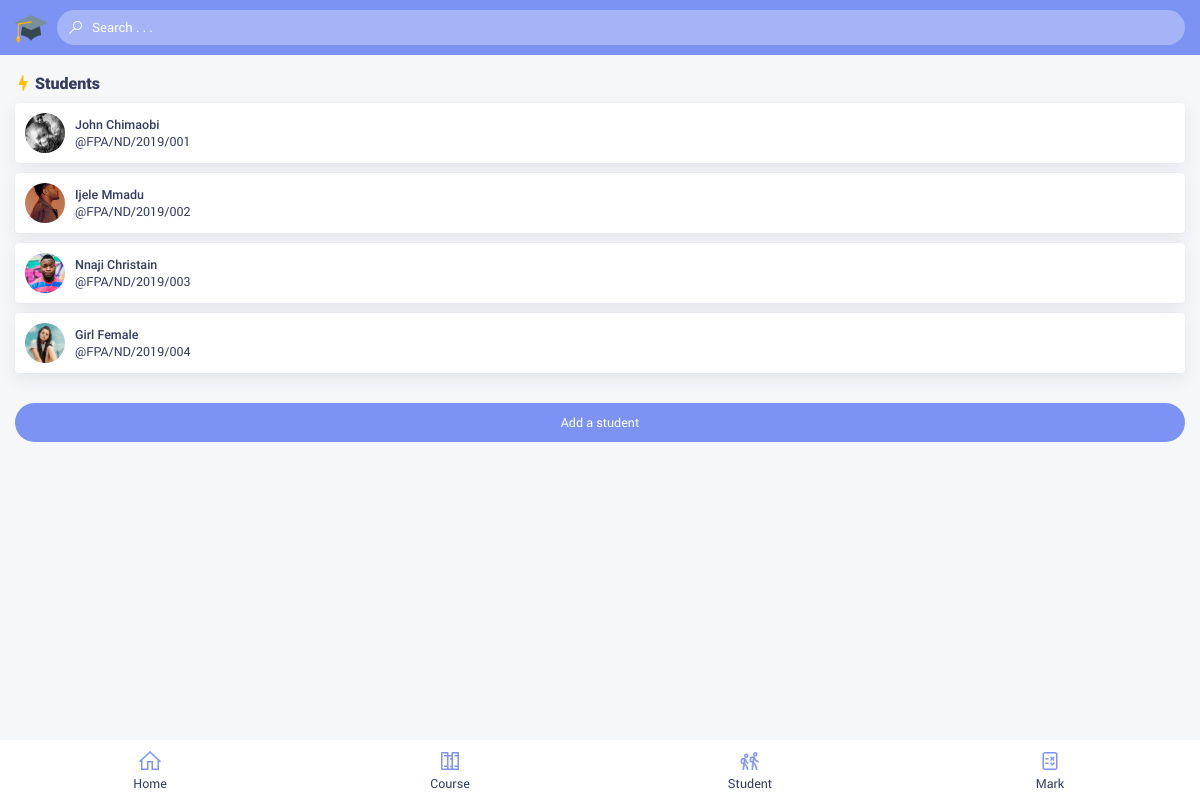
Page /students.php (signed in) on the committed database.
### tables this page shows
CREATE TABLE `students` (
  `student_id` int(100) NOT NULL,
  `student_name` text NOT NULL,
  `student_email` varchar(100) NOT NULL,
  `matric_number` varchar(100) NOT NULL,
  `student_image` text NOT NULL
);

### functions/functions.php (the view, shortened to what this page needs)
<?php
$con = mysqli_connect("localhost","root","","attendio");
function getStudents(){
    global $con;
    $get_stu = "select * from students";
    $run_stu = mysqli_query($con, $get_stu);
    while($row_stu = mysqli_fetch_array($run_stu)){
        $student_name = $row_stu['student_name'];
        $matric_number = $row_stu['matric_number'];
        $student_image = $row_stu['student_image'];
        echo "
        <li class='student'>
            <span class='stuImg'>
                <img src='./db_images/students/$student_image' alt='$student_name'>
            </span>
            <div class='stuInfo'>
                <span class='stuName'>$student_name</span>
                <span class='userName'>@$matric_number</span>
            </div>
        </li>
        ";
    }
}
?>

### assets/css/main.css (style rules this page uses)
html { font-family:sans-serif;line-height:1.15;-ms-text-size-adjust:100%;-webkit-text-size-adjust:100% }
body { margin:0 }
img { border-style:none }
* { margin: 0; padding: 0; box-sizing: border-box; -webkit-tap-highlight-color: rgb(0, 20, 60,0.6); -webkit-text-size-adjust:none; -webkit-font-smoothing: antialiased; -moz-osx-font-smoothing: grayscale; outline: none; }
audio, canvas, iframe, img, svg, video { vertical-align: middle; }
html, button, input, select, option { -moz-osx-font-smoothing: grayscale; -webkit-font-smoothing: antialiased; font-synthesis: antialiased; font-family: 'Roboto Regular'; }
body { position: relative; display: block; width: 100%; height: auto; background: #f6f7f9; color: #343c60; font-family: 'Roboto Regular'; overflow-x: hidden; }
img { max-width: 100%; }
body { font-size: 12.5px; padding-bottom: 60px; }
li.student { width: 100%; height: 60px; position: relative; display: flex; align-items: center; background-color: #FFFFFF; box-shadow: 0 6px 18px 0 rgba(0,35,90,.08), 0 0 2px 0 rgba(0,35,90,.06); margin-bottom: 10px; border-radius: 4px; padding: 0 10px; }
.stuImg { position: relative; display: block; width: 40px; height: 40px; border-radius: 50%; overflow: hidden; }
.stuImg img { width: 100%; height: 100%; object-fit: cover; object-position: center; }
.stuInfo { position: relative; display: block; margin-left: 10px; }
.stuName { position: relative; display: block; font-family: 'Roboto Medium'; margin-bottom: 2px; }

### rows in the picture
students: student_image (picture), student_name "John Chimaobi", matric_number "FPA/ND/2019/001"
students: student_image (picture), student_name "Ijele Mmadu", matric_number "FPA/ND/2019/002"
students: student_image (picture), student_name "Nnaji Christain", matric_number "FPA/ND/2019/003"
students: student_image (picture), student_name "Girl Female", matric_number "FPA/ND/2019/004"
